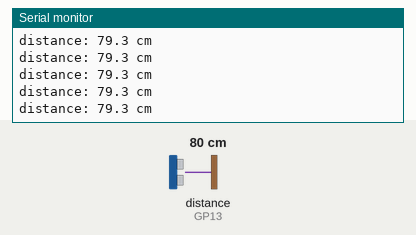
Recording of a sketch running on a simulated Raspberry Pi Pico. Parts: the last lines printed to the serial monitor. Wiring (inferred from the names in the program): ultrasonic range finder: trigger GP12; echo GP13. Inputs (shaded band) come from the test bench; at power-on: distance to the obstacle (sensor on GP13) 80 cm. The echo pulse lasts 58.3 µs per cm.

Above: at 1.2 s.
1.3 s: distance to the obstacle (sensor on GP13) set to 2 cm
At 1.41 s:
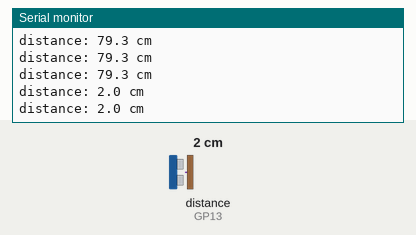
2.8 s: distance to the obstacle (sensor on GP13) set to 4 cm
At 2.81 s:
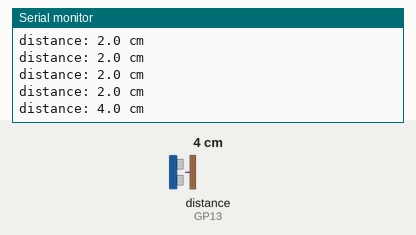
Timing chart, 0 to 5.8 s (numbered marks = the images above; inputs shaded):
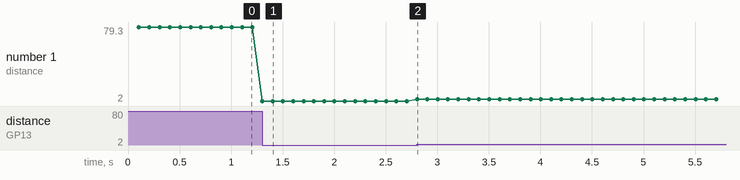

The sketch:

sensor_distance_49.ino
```cpp
// snippet: sensor_distance_49
// tags: distance, hcsr04, ultrasonic, trigger, echo
// boards: avr, esp32, megaavr, nano33iot, rp2040
// library: none
// description: HC-SR04 on trig=12, echo=13, triggered on a 100 ms millis() interval.
//   The INTERVAL is non-blocking; the reading itself is not. pulseIn blocks for up to its timeout
//   (30 ms here) every time it is called, so loop() stalls for that long on every miss. There is a
//   fully non-blocking alternative — attach an interrupt to the echo pin and time the edges — but
//   pulseIn is what most sketches use and its cost should be stated, not hidden.
//   A timed-out pulseIn returns 0, which means NO ECHO, not zero distance. Do not carry the last
//   good value forward silently: a robot that keeps printing 45 cm while the sensor has stopped
//   answering is reporting a measurement it did not make. Flag the miss.
//   NOT a Romi 32U4 sketch: pin 13 is the Romi's yellow LED.
// prompts: hc-sr04 trig 12 echo 13, ultrasonic every 100ms, hc-sr04 millis interval, ultrasonic distance timeout, sonar no echo handling
// verified: compile-only
// source: kd-generated (id 49)
// exact-include: Arduino.h
// not-tags: romi32u4, romi

#include <Arduino.h>

const int TRIG_PIN = 12;
const int ECHO_PIN = 13;
float distanceCm = 0.0;
bool  echoValid  = false;   // false until a ping actually comes back — check this before steering
unsigned long trigTime = 0;

void setup() {
  Serial.begin(9600);
  pinMode(TRIG_PIN, OUTPUT);
  pinMode(ECHO_PIN, INPUT);
}

void loop() {
  unsigned long now = millis();
  if (now - trigTime >= 100) {
    trigTime = now;
    digitalWrite(TRIG_PIN, LOW);
    delayMicroseconds(2);
    digitalWrite(TRIG_PIN, HIGH);
    delayMicroseconds(10);
    digitalWrite(TRIG_PIN, LOW);
    unsigned long duration = pulseIn(ECHO_PIN, HIGH, 30000);  // echo pulse width in us; 0 = no echo
    if (duration == 0) {
      echoValid  = false;
      distanceCm = 0.0;
      Serial.println("distance: no echo");   // out of range / absorbent / angled surface
      return;
    }
    echoValid  = true;
    distanceCm = duration * 0.034 / 2.0;     // us x 343 m/s, halved for the round trip
    Serial.print("distance: ");
    Serial.print(distanceCm, 1);
    Serial.println(" cm");
  }
}
```

Measured:
- after the input at 1.3 s, the serial monitor: prints a new line at once (image 1)
- after the input at 2.8 s, the serial monitor: prints a new line at once (image 2)
- plotted number 1: 79.3 → 2 after the input at 1.3 s, 2 → 4 after the input at 2.8 s
